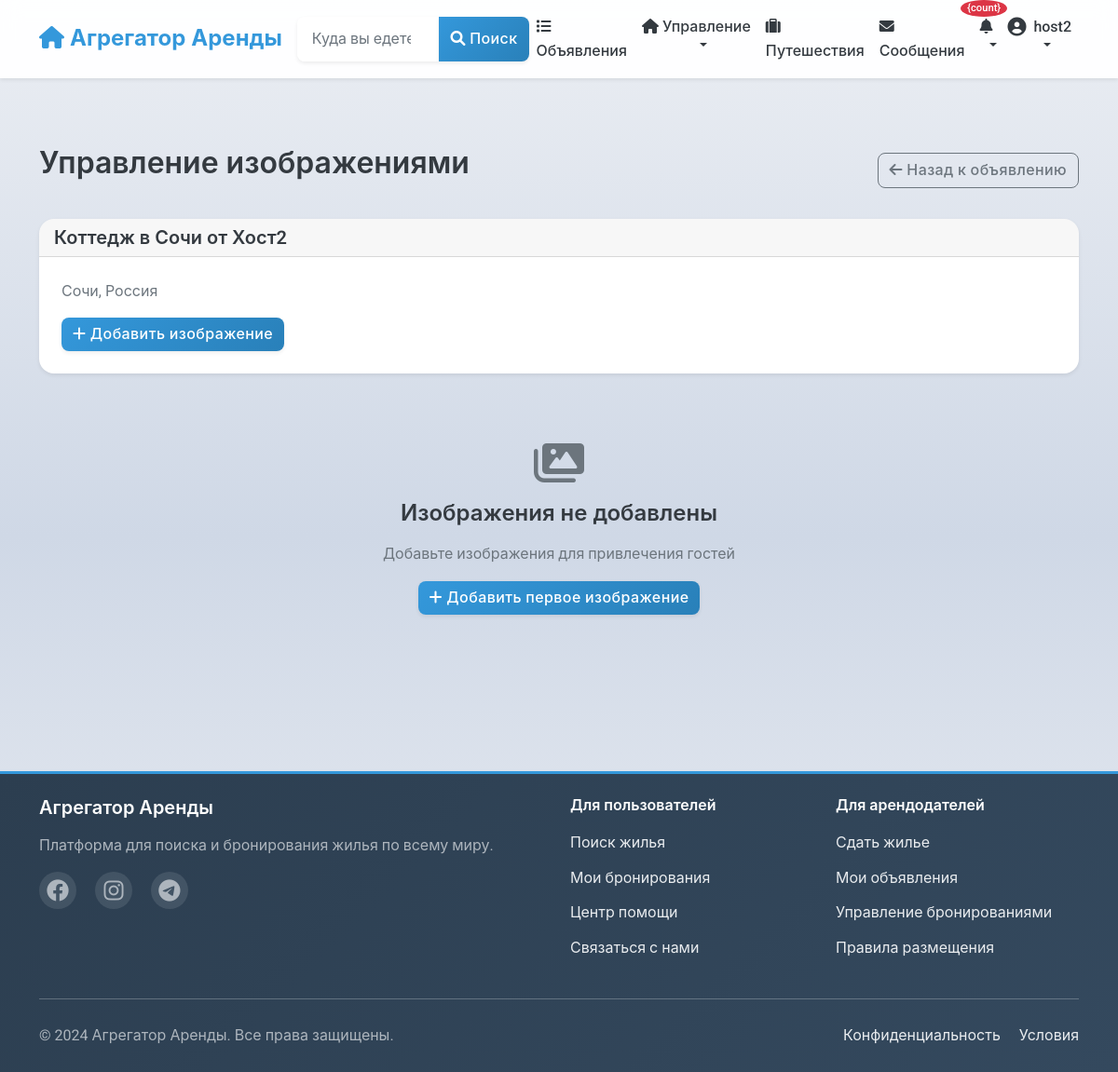
/listings/listing/17/images/ (signed in), run on an earlier commit of the app's database.
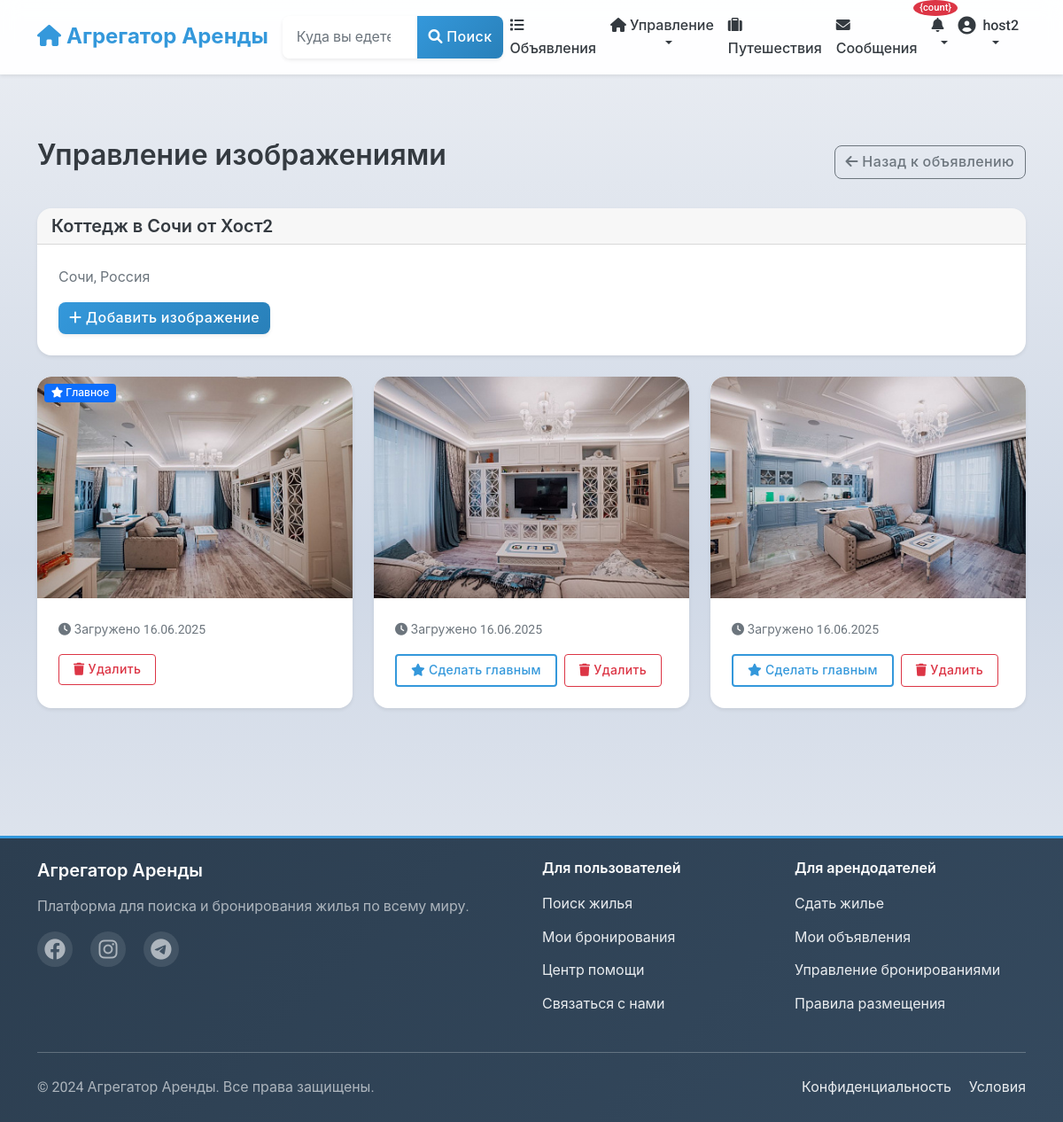
And on a later commit of the database.
### users/models.py (models this page shows, shortened)
class User(AbstractUser):
    phone_number = models.CharField(_("Phone number"), max_length=20, blank=True)
    profile_picture = models.ImageField(_("Profile picture"), upload_to='profile_pictures/', blank=True, null=True)
    bio = models.TextField(_("Bio"), blank=True)
    is_phone_verified = models.BooleanField(_("Phone verified"), default=False)
    is_id_verified = models.BooleanField(_("ID verified"), default=False)
    is_host = models.BooleanField(_("Is host"), default=False)
    is_guest = models.BooleanField(_("Is guest"), default=True)
    ROLE_CHOICES = [
        ('user', _('Regular User')),
        ('host', _('Host')),
        ('moderator', _('Moderator')),
        ('admin', _('Administrator')),
    ]
    role = models.CharField(_("Role"), max_length=20, choices=ROLE_CHOICES, default='user')
    email_notifications = models.BooleanField(_("Email notifications"), default=True)
    sms_notifications = models.BooleanField(_("SMS notifications"), default=False)
    date_joined = models.DateTimeField(_("Date joined"), auto_now_add=True)
    last_updated = models.DateTimeField(_("Last updated"), auto_now=True)
    class Meta:
        verbose_name = _("User")
        verbose_name_plural = _("Users")

### listings/models.py (models this page shows, shortened)
class Listing(models.Model):
    title = models.CharField(_("Title"), max_length=100)
    description = models.TextField(_("Description"))
    address = models.CharField(_("Address"), max_length=255)
    city = models.CharField(_("City"), max_length=100)
    state = models.CharField(_("State/Province"), max_length=100)
    country = models.CharField(_("Country"), max_length=100)
    zip_code = models.CharField(_("ZIP/Postal Code"), max_length=20)
    latitude = models.DecimalField(_("Latitude"), max_digits=10, decimal_places=7, null=True, blank=True)
    longitude = models.DecimalField(_("Longitude"), max_digits=10, decimal_places=7, null=True, blank=True)
    price_per_night = models.DecimalField(_("Price per night"), max_digits=10, decimal_places=2)
    cleaning_fee = models.DecimalField(_("Cleaning fee"), max_digits=10, decimal_places=2, default=0)
    service_fee = models.DecimalField(_("Service fee"), max_digits=10, decimal_places=2, default=0)
    bedrooms = models.PositiveSmallIntegerField(_("Bedrooms"))
    bathrooms = models.DecimalField(_("Bathrooms"), max_digits=3, decimal_places=1)
    accommodates = models.PositiveSmallIntegerField(_("Accommodates"))
    property_type = models.CharField(_("Property type"), max_length=50)
    image_urls = models.JSONField(_("Image URLs"), default=list, null=True, blank=True)
    verification_video = models.FileField(
        _("Verification Video"),
        upload_to='verification_videos/',
        null=True,
        blank=True,
        help_text=_("Video proof of property compliance (max 250MB, for moderation only)")
    )
    amenities = models.JSONField(_("Amenities"), default=list)
    house_rules = models.TextField(_("House rules"), blank=True)
    check_in_time = models.TimeField(_("Check-in time"), null=True, blank=True)
    check_out_time = models.TimeField(_("Check-out time"), null=True, blank=True)
    minimum_nights = models.PositiveSmallIntegerField(_("Minimum nights"), default=1)
    maximum_nights = models.PositiveSmallIntegerField(_("Maximum nights"), default=30)
    is_active = models.BooleanField(_("Is active"), default=True)
    is_approved = models.BooleanField(_("Is approved"), default=False)
    host = models.ForeignKey(
        settings.AUTH_USER_MODEL,
        on_delete=models.CASCADE,
        related_name='listings'
    )
    created_at = models.DateTimeField(_("Created at"), auto_now_add=True)
    updated_at = models.DateTimeField(_("Updated at"), auto_now=True)
    class Meta:
        verbose_name = _("Listing")
        verbose_name_plural = _("Listings")
        ordering = ['-created_at', '-id']
        ordering = ['-created_at']

class ListingImage(models.Model):
    listing = models.ForeignKey(
        Listing,
        on_delete=models.CASCADE,
        related_name='images'
    )
    image = models.ImageField(
        _("Image"),
        upload_to='listing_images/',
        help_text=_("Upload listing image")
    )
    is_main = models.BooleanField(
        _("Main image"),
        default=False,
        help_text=_("Mark as main listing image")
    )
    uploaded_at = models.DateTimeField(_("Uploaded at"), auto_now_add=True)
    class Meta:
        verbose_name = _("Listing Image")
        verbose_name_plural = _("Listing Images")
        ordering = ['-is_main', '-uploaded_at']

### listings/views.py (the view)
# urls.py: path('listing/<int:pk>/images/', views.manage_listing_images, name='listing_images'),
@login_required
def manage_listing_images(request, pk):
    listing = get_object_or_404(Listing, pk=pk, host=request.user)
    return render(request, 'listings/manage_images.html', {
        'listing': listing
    })

### listings/templates/listings/manage_images.html (shortened to what this page needs)
{% extends 'base.html' %}
{% load static %}
{% block content %}
<div class="container my-5">
    <div class="row">
        <div class="col-12">
            <div class="d-flex justify-content-between align-items-center mb-4">
                <h2>Управление изображениями</h2>
                <a href="{% url 'listings:listing_detail' pk=listing.pk %}" class="btn btn-outline-secondary">
                    <i class="fas fa-arrow-left"></i> Назад к объявлению
                </a>
            </div>
            <div class="card mb-4">
                <div class="card-header">
                    <h5 class="mb-0">{{ listing.title }}</h5>
                </div>
                <div class="card-body">
                    <p class="text-muted">{{ listing.city }}, {{ listing.country }}</p>
                    <a href="{% url 'listings:add_listing_image' pk=listing.pk %}" class="btn btn-primary">
                        <i class="fas fa-plus"></i> Добавить изображение
                    </a>
                </div>
            </div>
            {% if listing.images.all %}
                <div class="row">
                    {% for image in listing.images.all %}
                        <div class="col-md-4 mb-4">
                            <div class="card h-100">
                                <div class="position-relative">
                                    <img src="{{ image.image.url }}" alt="{{ listing.title }}" class="card-img-top" style="height: 250px; object-fit: cover;">
                                    {% if image.is_main %}
                                        <span class="position-absolute top-0 start-0 badge bg-primary m-2">
                                            <i class="fas fa-star"></i> Главное
                                        </span>
                                    {% endif %}
                                </div>
                                <div class="card-body">
                                    <div class="d-flex justify-content-between align-items-center">
                                        <small class="text-muted">
                                            <i class="fas fa-clock"></i> Загружено {{ image.uploaded_at|date:"d.m.Y" }}
                                        </small>
                                    </div>
                                    <div class="mt-3 d-flex gap-2">
                                        {% if not image.is_main %}
                                            <form method="post" action="{% url 'listings:set_main_image' pk=listing.pk image_id=image.pk %}" style="display: inline;">
                                                <button type="submit" class="btn btn-sm btn-outline-primary">
                                                    <i class="fas fa-star"></i> Сделать главным
                                                </button>
                                            </form>
                                        {% endif %}
                                        <button type="button" class="btn btn-sm btn-outline-danger"
                                                data-bs-toggle="modal"
                                                data-bs-target="#deleteImageModal"
                                                data-image-id="{{ image.pk }}"
                                                data-image-url="{{ image.image.url }}">
                                            <i class="fas fa-trash"></i> Удалить
                                        </button>
                                    </div>
                                </div>
                            </div>
                        </div>
                    {% endfor %}
                </div>
            {% else %}
                <div class="text-center py-5">
                    <i class="fas fa-images fa-3x text-muted mb-3"></i>
                    <h4>Изображения не добавлены</h4>
                    <p class="text-muted">Добавьте изображения для привлечения гостей</p>
                    <a href="{% url 'listings:add_listing_image' pk=listing.pk %}" class="btn btn-primary">
                        <i class="fas fa-plus"></i> Добавить первое изображение
                    </a>
                </div>
            {% endif %}
        </div>
    </div>
</div>
{% endblock %}

### templates/includes/navbar.html (shortened to what this page needs)
<nav class="navbar navbar-expand-lg navbar-light bg-white shadow-sm">
    <div class="container">
        <a class="navbar-brand" href="{% url 'listings:listing_list' %}">
            <i class="fas fa-home"></i> Агрегатор Аренды
        </a>
        <div class="collapse navbar-collapse" id="navbarSupportedContent">
            <form class="d-flex mx-auto my-2 my-lg-0" action="{% url 'listings:listing_list' %}" method="get">
                <div class="input-group">
                    <input class="form-control" type="search" name="location" placeholder="Куда вы едете?"
                           aria-label="Search" value="{{ request.GET.location|default:'' }}">
                    <button class="btn btn-primary" type="submit">
                        <i class="fas fa-search"></i> Поиск
                    </button>
                </div>
            </form>
            <ul class="navbar-nav ms-auto mb-2 mb-lg-0">
                <li class="nav-item">
                    <a class="nav-link {% if request.resolver_match.url_name == 'listing_list' %}active{% endif %}"
                       href="{% url 'listings:listing_list' %}">
                        <i class="fas fa-list"></i> Объявления
                    </a>
                </li>
                {% if user.is_authenticated %}
                    {% if user.is_host %}
                    <li class="nav-item dropdown">
                        <a class="nav-link dropdown-toggle" href="#" id="hostDropdown" role="button"
                           data-bs-toggle="dropdown" aria-expanded="false">
                            <i class="fas fa-home"></i> Управление
                        </a>
                    </li>
                    {% else %}
                    <li class="nav-item">
                        <a class="nav-link" href="{% url 'listings:listing_create' %}">
                            <i class="fas fa-plus"></i> Подать объявление
                        </a>
                    </li>
                    {% endif %}
                    <li class="nav-item">
                        <a class="nav-link {% if request.resolver_match.url_name == 'user_bookings' %}active{% endif %}"
                           href="{% url 'listings:user_bookings' %}">
                            <i class="fas fa-suitcase"></i> Путешествия
                        </a>
                    </li>
                    <li class="nav-item">
                        <a class="nav-link position-relative {% if 'chat' in request.path %}active{% endif %}"
                           href="{% url 'chat:conversation_list' %}">
                            <i class="fas fa-envelope"></i> Сообщения
                        </a>
                    </li>
                    <li class="nav-item dropdown">
                        <a class="nav-link dropdown-toggle position-relative" href="#" id="notificationDropdown"
                           role="button" data-bs-toggle="dropdown" aria-expanded="false"
                           onclick="loadNotifications()"
                           data-bs-auto-close="outside">
                            <i class="fas fa-bell"></i>
                            <span class="position-absolute"
                                  id="notification-badge-container"
                                  style="top: -8px; right: -8px; z-index: 1000;"
                                  hx-get="{% url 'notifications:get_unread_count' %}"
                                  hx-trigger="load, every 30s"
                                  hx-swap="innerHTML">
                                {% load notify_tags %}
                                {% notification_count as count %}
                                {% if count > 0 %}
                                <span class="badge bg-danger" id="notification-badge" style="font-size: 0.7rem; min-width: 18px; height: 18px; border-radius: 50%; display: flex; align-items: center; justify-content: center;">{count}</span>
                                {% endif %}
                            </span>
                        </a>
                    </li>
                    <li class="nav-item dropdown">
                        <a class="nav-link dropdown-toggle d-flex align-items-center" href="#" id="userDropdown" role="button"
                           data-bs-toggle="dropdown" aria-expanded="false">
                            {% if user.profile_picture %}
                                <img src="{{ user.profile_picture.url }}" alt="{{ user.username }}" class="rounded-circle me-2" width="32" height="32" style="object-fit: cover;">
                            {% else %}
                                <i class="fas fa-user-circle fa-lg me-2"></i>
                            {% endif %}
                            {{ user.username }}
                        </a>
                    </li>
                {% endif %}
            </ul>
        </div>
    </div>
</nav>

What changed in the data, as far as the page shows it:
added ListingImage: image (picture), is_main True (drawn), uploaded_at "16.06.2025"
added ListingImage: image (picture), uploaded_at "16.06.2025", is_main False (drawn)
added ListingImage: image (picture), uploaded_at "16.06.2025", is_main False (drawn)
Also different on the page:
text no longer shown: "Изображения не добавлены Добавьте изображения для привлечения гостей Добавить первое изображение"
